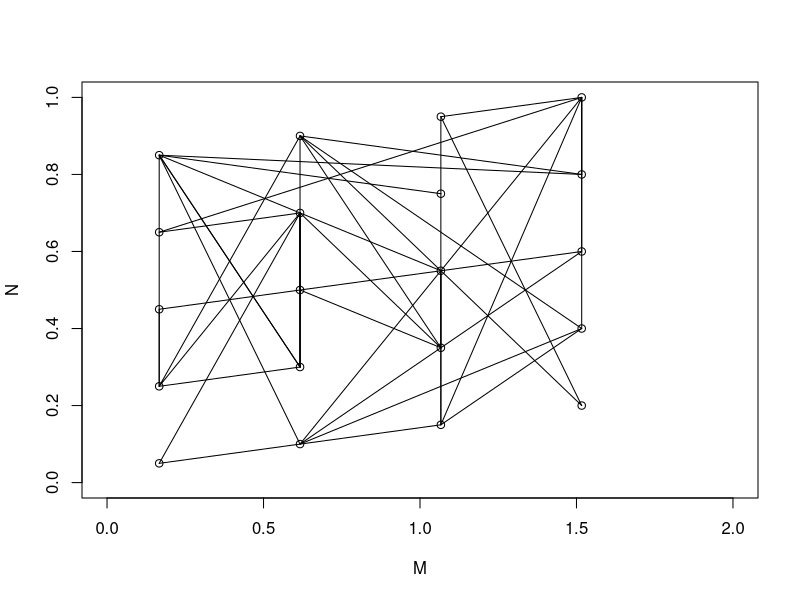

The R script that drew this image:
set.seed(1029)
h=2.7
M=rep(c(1,1+h,1+2*h,1+3*h),5)/6
N=1:20/20
plot(M,N,xlim=c(0,2),ylim=c(0,1))
M1=sample(1:50,replace=T)
M2=sample(1:50,replace=T)
lines(c(M[M2],M[M1]),c(N[M2],N[M1]))
M1=sample(1:50,replace=T)
M2=sample(1:50,replace=T)
lines(c(M[M2],M[M1]),c(N[M2],N[M1]))
M1=sample(1:50,replace=T)
M2=sample(1:50,replace=T)
lines(c(M[M2],M[M1]),c(N[M2],N[M1]))
